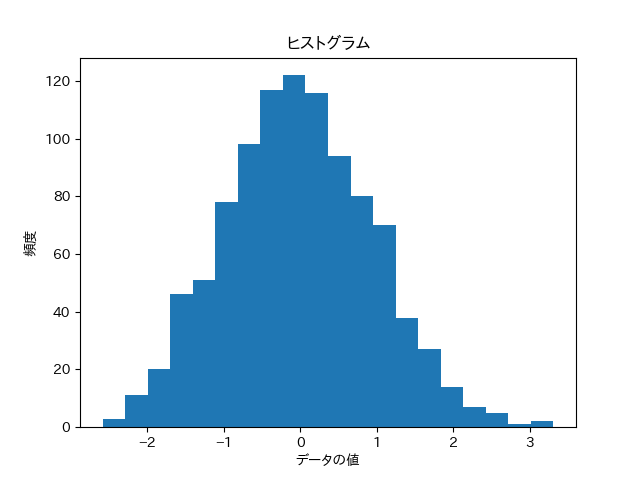

Reproduce this figure in Python.
#
#matplotlib でヒストグラムを描く
#
import matplotlib
#
# 出力先としてtkinter を設定、pyplot のインポートより前に
#
matplotlib.use('tkagg')
import matplotlib.pyplot as plt
import numpy as np
#
# matplotlib で日本語表示を可能にする
matplotlib.rc('font', **{'family':'IPAPGothic'})
#
# ヒストグラムの作成
#
data = np.random.randn(1000)
plt.hist(data,bins=20)
#
# タイトル、軸ラベルを設定
#
plt.title('ヒストグラム')
plt.xlabel('データの値')
plt.ylabel('頻度')
#
# 表示
#
plt.show()
